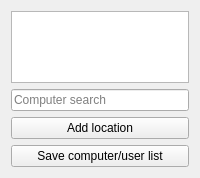
<?xml version="1.0" encoding="UTF-8"?>
<ui version="4.0">
 <class>ComputerSelectPanel</class>
 <widget class="QWidget" name="ComputerSelectPanel">
  <layout class="QVBoxLayout">
   <item>
    <widget class="QTreeView" name="treeView">
     <property name="sizeAdjustPolicy">
      <enum>QAbstractScrollArea::AdjustToContents</enum>
     </property>
     <property name="editTriggers">
      <set>QAbstractItemView::NoEditTriggers</set>
     </property>
     <property name="animated">
      <bool>true</bool>
     </property>
     <attribute name="headerCascadingSectionResizes">
      <bool>true</bool>
     </attribute>
     <attribute name="headerMinimumSectionSize">
      <number>180</number>
     </attribute>
     <attribute name="headerShowSortIndicator" stdset="0">
      <bool>false</bool>
     </attribute>
    </widget>
   </item>
   <item>
    <widget class="QLineEdit" name="filterLineEdit">
     <property name="placeholderText">
      <string>Computer search</string>
     </property>
    </widget>
   </item>
   <item>
    <widget class="QPushButton" name="addLocationButton">
     <property name="text">
      <string>Add location</string>
     </property>
    </widget>
   </item>
   <item>
    <widget class="QPushButton" name="saveListButton">
     <property name="text">
      <string>Save computer/user list</string>
     </property>
    </widget>
   </item>
  </layout>
 </widget>
 <resources/>
 <connections>
  <connection>
   <sender>addLocationButton</sender>
   <signal>clicked()</signal>
   <receiver>ComputerSelectPanel</receiver>
   <slot>addLocation()</slot>
   <hints>
    <hint type="sourcelabel">
     <x>262</x>
     <y>663</y>
    </hint>
    <hint type="destinationlabel">
     <x>262</x>
     <y>375</y>
    </hint>
   </hints>
  </connection>
  <connection>
   <sender>saveListButton</sender>
   <signal>clicked()</signal>
   <receiver>ComputerSelectPanel</receiver>
   <slot>saveList()</slot>
   <hints>
    <hint type="sourcelabel">
     <x>142</x>
     <y>219</y>
    </hint>
    <hint type="destinationlabel">
     <x>142</x>
     <y>127</y>
    </hint>
   </hints>
  </connection>
 </connections>
 <slots>
  <slot>addLocation()</slot>
  <slot>saveList()</slot>
 </slots>
</ui>
